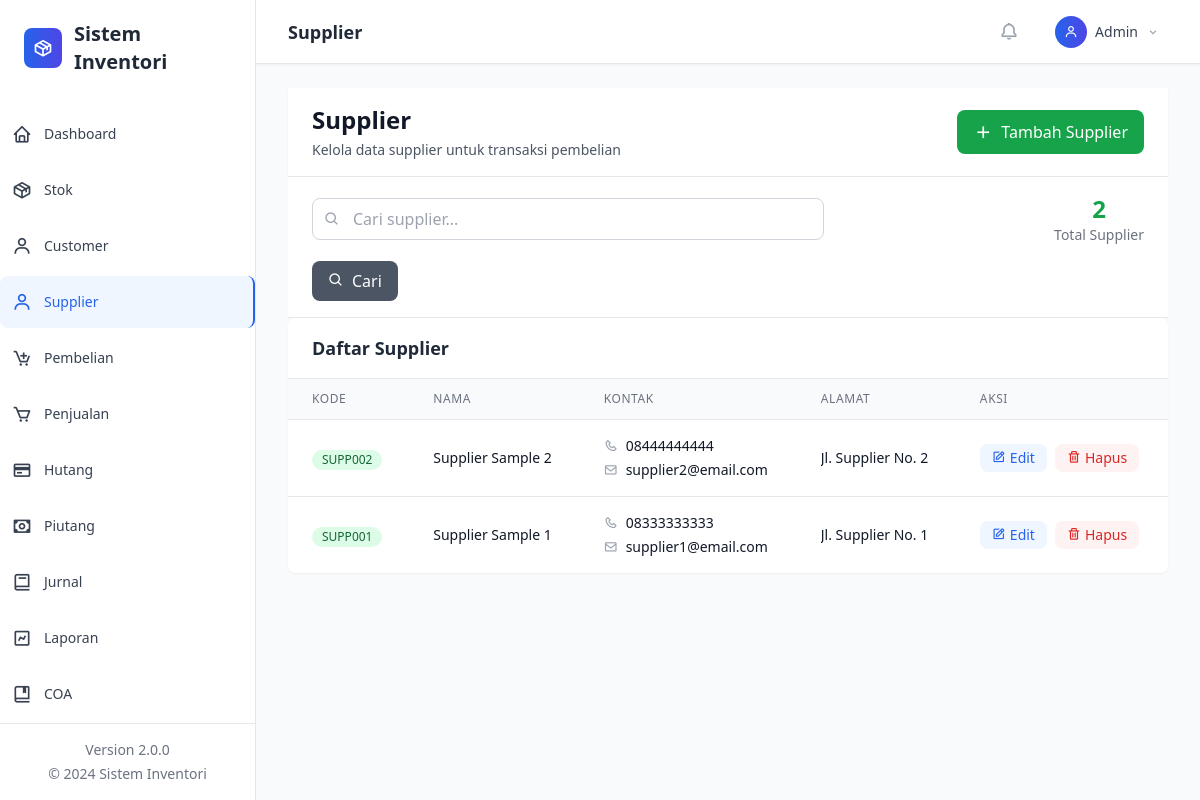
/?page=supplier, run on the app's committed database.
### tables this page shows
CREATE TABLE supplier (
    id INTEGER PRIMARY KEY AUTOINCREMENT,
    kode TEXT UNIQUE NOT NULL,
    nama TEXT NOT NULL,
    alamat TEXT,
    telepon TEXT,
    email TEXT,
    created_at DATETIME DEFAULT CURRENT_TIMESTAMP,
    updated_at DATETIME DEFAULT CURRENT_TIMESTAMP
);

### classes/Database.php (called while the page is built, shortened)
<?php
class Database {
    private $pdo;
    private static $instance = null;
    private function __construct() {
        try {
            $this->pdo = new PDO('sqlite:' . DB_FILE);
            $this->pdo->setAttribute(PDO::ATTR_ERRMODE, PDO::ERRMODE_EXCEPTION);
            $this->pdo->exec('PRAGMA foreign_keys = ON;');
            $this->initializeTables();
        } catch (Exception $e) {
            if (DEBUG_MODE) {
                die('Database Error: ' . $e->getMessage());
            } else {
                die('Database connection failed. Please contact administrator.');
            }
        }
    }
    public static function getInstance() {
        if (self::$instance === null) {
            self::$instance = new self();
        }
        return self::$instance;
    }
    private function initializeTables() {
        if (file_exists(INIT_SQL)) {
            $sql = file_get_contents(INIT_SQL);
            $stmts = array_filter(array_map('trim', explode(';', $sql)));
            foreach ($stmts as $stmt) {
                if ($stmt) {
                    $this->pdo->exec($stmt);
                }
            }
        }
        $this->createProfileTable();
    }
    private function createProfileTable() {
        $sql = "CREATE TABLE IF NOT EXISTS profil_perusahaan (
            id INTEGER PRIMARY KEY AUTOINCREMENT,
            nama_perusahaan TEXT NOT NULL,
            alamat TEXT,
            telepon TEXT,
            email TEXT,
            website TEXT,
            logo TEXT,
            npwp TEXT,
            created_at DATETIME DEFAULT CURRENT_TIMESTAMP,
            updated_at DATETIME DEFAULT CURRENT_TIMESTAMP
        )";
        $this->pdo->exec($sql);
        $stmt = $this->pdo->prepare("SELECT COUNT(*) FROM profil_perusahaan");
        $stmt->execute();
    }
    public function query($sql, $params = []) {
        try {
            $stmt = $this->pdo->prepare($sql);
            $stmt->execute($params);
            return $stmt;
        } catch (Exception $e) {
            if (DEBUG_MODE) {
                throw new Exception('Query Error: ' . $e->getMessage());
            } else {
                throw new Exception('Database operation failed.');
            }
        }
    }
    public function fetchAll($sql, $params = []) {
        return $this->query($sql, $params)->fetchAll(PDO::FETCH_ASSOC);
    }
    public function fetch($sql, $params = []) {
        return $this->query($sql, $params)->fetch(PDO::FETCH_ASSOC);
    }
}
?>

### views/supplier/index.php (the view, shortened to what this page needs)
<?php
$search = $_GET['search'] ?? '';
$whereClause = '';
$params = [];
$page = max(1, (int)($_GET['p'] ?? 1));
$perPage = 10;
$offset = ($page - 1) * $perPage;
$totalRows = $db->fetch("SELECT COUNT(*) as total FROM supplier $whereClause", $params)['total'];
$rows = $db->fetchAll("SELECT * FROM supplier $whereClause ORDER BY id DESC LIMIT ? OFFSET ?",
    array_merge($params, [$perPage, $offset]));
?>
<div class="bg-white shadow-sm border-b border-gray-200">
    <div class="px-6 py-4">
        <div class="flex items-center justify-between">
            <div>
                <h1 class="text-2xl font-bold text-gray-900">Supplier</h1>
                <p class="text-sm text-gray-600 mt-1">Kelola data supplier untuk transaksi pembelian</p>
            </div>
            <button onclick="openTambah()" class="bg-green-600 hover:bg-green-700 text-white px-4 py-2 rounded-lg flex items-center space-x-2 transition-colors">
                <i class='bx bx-plus text-xl'></i>
                <span>Tambah Supplier</span>
            </button>
        </div>
    </div>
</div>
<div class="bg-white border-b border-gray-200 px-6 py-4">
    <div class="flex flex-col sm:flex-row sm:items-center sm:justify-between space-y-4 sm:space-y-0">
        <div class="flex-1 max-w-lg">
            <div class="relative">
                <input type="text" id="searchInput" placeholder="Cari supplier..."
                       value="<?php echo htmlspecialchars($search); ?>"
                       class="w-full pl-10 pr-4 py-2 border border-gray-300 rounded-lg focus:ring-2 focus:ring-green-500 focus:border-green-500">
                <div class="absolute inset-y-0 left-0 pl-3 flex items-center pointer-events-none">
                </div>
            </div>
        </div>
        <div class="flex items-center space-x-4">
            <div class="text-center">
                <div class="text-2xl font-bold text-green-600"><?php echo $totalRows; ?></div>
                <div class="text-sm text-gray-500">Total Supplier</div>
            </div>
        </div>
    </div>
    <div class="mt-4">
        <button onclick="performSearch()" class="bg-gray-600 hover:bg-gray-700 text-white px-4 py-2 rounded-lg transition-colors">
            <i class='bx bx-search mr-2'></i>Cari
        </button>
    </div>
</div>
<div class="bg-white shadow-sm rounded-lg overflow-hidden">
    <div class="px-6 py-4 border-b border-gray-200">
        <h3 class="text-lg font-semibold text-gray-800">Daftar Supplier</h3>
    </div>
    <?php if (empty($rows)): ?>
        <div class="text-center py-12">
            <i class='bx bx-store text-6xl text-gray-300 mb-4'></i>
            <h3 class="text-lg font-medium text-gray-900 mb-2">Belum ada supplier</h3>
            <p class="text-gray-500 mb-4">Mulai dengan menambahkan supplier pertama Anda</p>
            <button onclick="openTambah()" class="bg-green-600 hover:bg-green-700 text-white px-4 py-2 rounded-lg">
                <i class='bx bx-plus mr-2'></i>Tambah Supplier
            </button>
        </div>
    <?php else: ?>
        <div class="overflow-x-auto">
            <table class="min-w-full divide-y divide-gray-200">
                <thead class="bg-gray-50">
                    <tr>
                        <th class="px-6 py-3 text-left text-xs font-medium text-gray-500 uppercase tracking-wider">Kode</th>
                        <th class="px-6 py-3 text-left text-xs font-medium text-gray-500 uppercase tracking-wider">Nama</th>
                        <th class="px-6 py-3 text-left text-xs font-medium text-gray-500 uppercase tracking-wider">Kontak</th>
                        <th class="px-6 py-3 text-left text-xs font-medium text-gray-500 uppercase tracking-wider">Alamat</th>
                        <th class="px-6 py-3 text-left text-xs font-medium text-gray-500 uppercase tracking-wider">Aksi</th>
                    </tr>
                </thead>
                <tbody class="bg-white divide-y divide-gray-200">
                    <?php foreach ($rows as $row): ?>
                        <tr class="hover:bg-gray-50">
                            <td class="px-6 py-4 whitespace-nowrap">
                                <span class="inline-flex items-center px-2.5 py-0.5 rounded-full text-xs font-medium bg-green-100 text-green-800">
                                    <?php echo htmlspecialchars($row['kode']); ?>
                                </span>
                            </td>
                            <td class="px-6 py-4 whitespace-nowrap">
                                <div class="text-sm font-medium text-gray-900"><?php echo htmlspecialchars($row['nama']); ?></div>
                            </td>
                            <td class="px-6 py-4 whitespace-nowrap">
                                <div class="text-sm text-gray-900">
                                    <?php if ($row['telepon']): ?>
                                        <div class="flex items-center space-x-2">
                                            <i class='bx bx-phone text-gray-400'></i>
                                            <span><?php echo htmlspecialchars($row['telepon']); ?></span>
                                        </div>
                                    <?php endif; ?>
                                    <?php if ($row['email']): ?>
                                        <div class="flex items-center space-x-2 mt-1">
                                            <i class='bx bx-envelope text-gray-400'></i>
                                            <span><?php echo htmlspecialchars($row['email']); ?></span>
                                        </div>
                                    <?php endif; ?>
                                </div>
                            </td>
                            <td class="px-6 py-4">
                                <div class="text-sm text-gray-900 max-w-xs truncate">
                                    <?php echo $row['alamat'] ? htmlspecialchars($row['alamat']) : '-'; ?>
                                </div>
                            </td>
                            <td class="px-6 py-4 whitespace-nowrap text-sm font-medium">
                                <div class="flex items-center space-x-2">
                                    <button onclick="edit(<?php echo $row['id']; ?>)"
                                            class="text-blue-600 hover:text-blue-900 bg-blue-50 hover:bg-blue-100 px-3 py-1 rounded-lg transition-colors">
                                        <i class='bx bx-edit mr-1'></i>Edit
                                    </button>
                                    <button onclick="hapus(<?php echo $row['id']; ?>)"
                                            class="text-red-600 hover:text-red-900 bg-red-50 hover:bg-red-100 px-3 py-1 rounded-lg transition-colors">
                                        <i class='bx bx-trash mr-1'></i>Hapus
                                    </button>
                                </div>
                            </td>
                        </tr>
                    <?php endforeach; ?>
                </tbody>
            </table>
        </div>
    <?php endif; ?>
</div>

### data on the page
supplier: kode "SUPP002", nama "Supplier Sample 2", telepon "08444444444", email "supplier2@email.com", alamat "Jl. Supplier No. 2"
supplier: kode "SUPP001", nama "Supplier Sample 1", telepon "08333333333", email "supplier1@email.com", alamat "Jl. Supplier No. 1"

### other printed values
APP_NAME "Sistem Inventori"
APP_VERSION "2.0.0"
$pageTitles[$page] "Supplier"
$totalRows "2"
